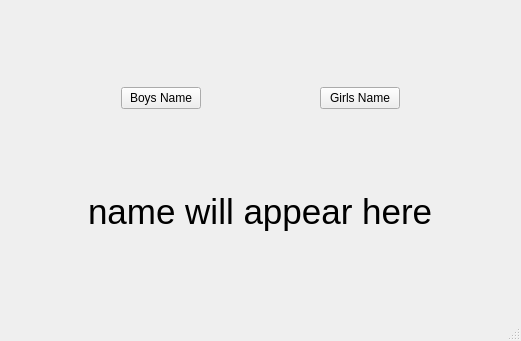
<?xml version="1.0" encoding="UTF-8"?>
<ui version="4.0">
 <class>MainWindow</class>
 <widget class="QMainWindow" name="MainWindow">
  <property name="geometry">
   <rect>
    <x>0</x>
    <y>0</y>
    <width>521</width>
    <height>341</height>
   </rect>
  </property>
  <property name="windowTitle">
   <string>MainWindow</string>
  </property>
  <widget class="QWidget" name="centralwidget">
   <layout class="QGridLayout" name="gridLayout">
    <item row="0" column="0">
     <layout class="QVBoxLayout" name="verticalLayout">
      <item>
       <spacer name="verticalSpacer_3">
        <property name="orientation">
         <enum>Qt::Vertical</enum>
        </property>
        <property name="sizeHint" stdset="0">
         <size>
          <width>20</width>
          <height>40</height>
         </size>
        </property>
       </spacer>
      </item>
      <item>
       <layout class="QHBoxLayout" name="horizontalLayout">
        <item>
         <spacer name="horizontalSpacer_2">
          <property name="orientation">
           <enum>Qt::Horizontal</enum>
          </property>
          <property name="sizeHint" stdset="0">
           <size>
            <width>40</width>
            <height>20</height>
           </size>
          </property>
         </spacer>
        </item>
        <item>
         <widget class="QPushButton" name="boyButton">
          <property name="text">
           <string>Boys Name</string>
          </property>
         </widget>
        </item>
        <item>
         <spacer name="horizontalSpacer">
          <property name="orientation">
           <enum>Qt::Horizontal</enum>
          </property>
          <property name="sizeHint" stdset="0">
           <size>
            <width>40</width>
            <height>20</height>
           </size>
          </property>
         </spacer>
        </item>
        <item>
         <widget class="QPushButton" name="girlButton">
          <property name="text">
           <string>Girls Name</string>
          </property>
         </widget>
        </item>
        <item>
         <spacer name="horizontalSpacer_3">
          <property name="orientation">
           <enum>Qt::Horizontal</enum>
          </property>
          <property name="sizeHint" stdset="0">
           <size>
            <width>40</width>
            <height>20</height>
           </size>
          </property>
         </spacer>
        </item>
       </layout>
      </item>
      <item>
       <spacer name="verticalSpacer">
        <property name="orientation">
         <enum>Qt::Vertical</enum>
        </property>
        <property name="sizeHint" stdset="0">
         <size>
          <width>20</width>
          <height>40</height>
         </size>
        </property>
       </spacer>
      </item>
      <item>
       <layout class="QHBoxLayout" name="horizontalLayout_2">
        <item>
         <spacer name="horizontalSpacer_4">
          <property name="orientation">
           <enum>Qt::Horizontal</enum>
          </property>
          <property name="sizeHint" stdset="0">
           <size>
            <width>40</width>
            <height>20</height>
           </size>
          </property>
         </spacer>
        </item>
        <item>
         <widget class="QLabel" name="label">
          <property name="font">
           <font>
            <pointsize>26</pointsize>
           </font>
          </property>
          <property name="text">
           <string>name will appear here</string>
          </property>
         </widget>
        </item>
        <item>
         <spacer name="horizontalSpacer_5">
          <property name="orientation">
           <enum>Qt::Horizontal</enum>
          </property>
          <property name="sizeHint" stdset="0">
           <size>
            <width>40</width>
            <height>20</height>
           </size>
          </property>
         </spacer>
        </item>
       </layout>
      </item>
      <item>
       <spacer name="verticalSpacer_2">
        <property name="orientation">
         <enum>Qt::Vertical</enum>
        </property>
        <property name="sizeHint" stdset="0">
         <size>
          <width>20</width>
          <height>40</height>
         </size>
        </property>
       </spacer>
      </item>
     </layout>
    </item>
   </layout>
  </widget>
  <widget class="QMenuBar" name="menubar">
   <property name="geometry">
    <rect>
     <x>0</x>
     <y>0</y>
     <width>521</width>
     <height>21</height>
    </rect>
   </property>
  </widget>
  <widget class="QStatusBar" name="statusbar"/>
 </widget>
 <resources/>
 <connections/>
</ui>
